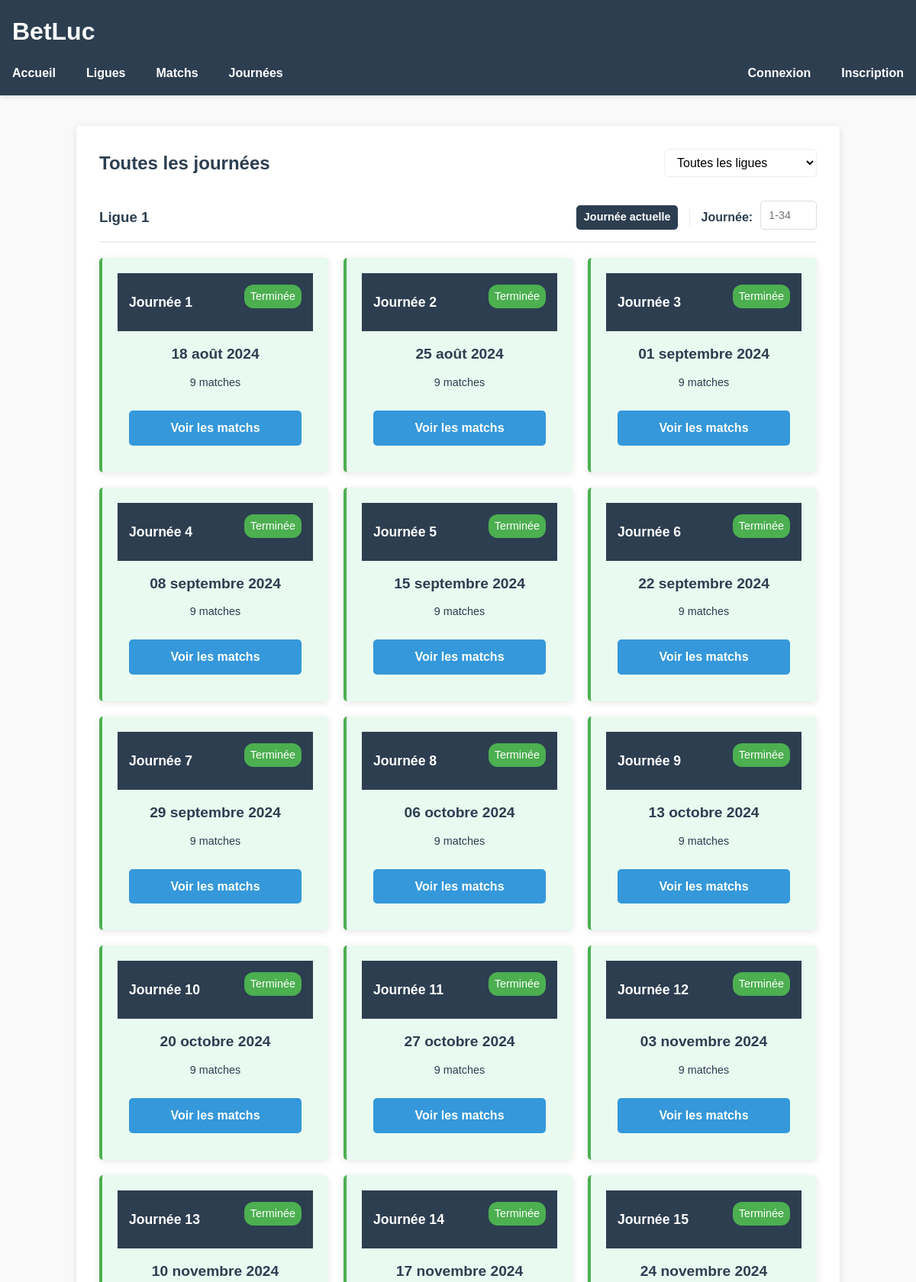
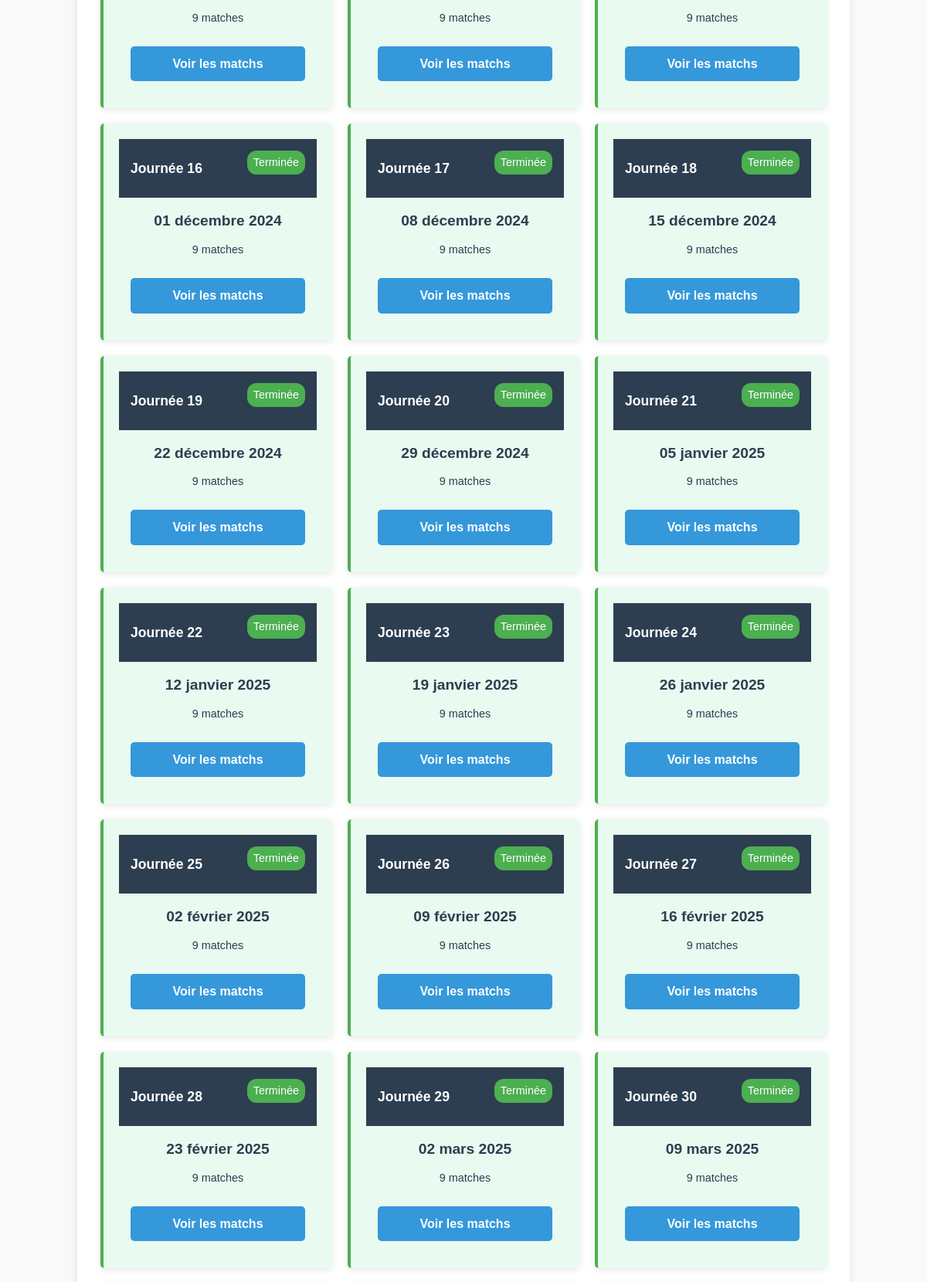
Page /matchdays/ (upper part) on the committed database (2 pictures, top to bottom).
### teams/models.py (models this page shows, shortened)
class League(models.Model):
    name = models.CharField(max_length=100, unique=True, verbose_name="Nom de la ligue")
    country = models.CharField(max_length=100, verbose_name="Pays")
    logo = models.ImageField(upload_to='leagues_logos/', blank=True, null=True, verbose_name="Logo")
    class Meta:
        verbose_name = "Ligue"
        verbose_name_plural = "Ligues"

class Matchday(models.Model):
    league = models.ForeignKey(League, on_delete=models.CASCADE, related_name='matchdays', verbose_name="Ligue")
    number = models.PositiveIntegerField(verbose_name="Numéro de journée")
    date = models.DateField(verbose_name="Date")
    is_completed = models.BooleanField(default=False, verbose_name="Journée terminée")
    class Meta:
        verbose_name = "Journée"
        verbose_name_plural = "Journées"
        ordering = ['league', 'number']
        unique_together = ['league', 'number']

### teams/views.py (the view)
# urls.py: path('matchdays/', views.matchdays_grid, name='matchdays_grid'),
def matchdays_grid(request):
    leagues = League.objects.all()
    leagues_data = []
    for league in leagues:
        matchdays = Matchday.objects.filter(
            league=league
        ).annotate(
            matches_count=Count('matches')
        ).order_by('number')
        max_matchday = matchdays.aggregate(max_number=Max('number'))['max_number'] or 0
        leagues_data.append({
            'league': league,
            'matchdays': matchdays,
            'max_matchday': max_matchday
        })
    return render(request, 'teams/matchdays_grid.html', {
        'leagues_data': leagues_data,
        'now': timezone.now()
    })

### templates/teams/matchdays_grid.html (shortened to what this page needs)
{% extends 'base.html' %}
{% block content %}
<div class="matchday-list-container">
    <div class="page-header">
        <h2>Toutes les journées</h2>
        <div class="league-selector">
            <select id="league-select" onchange="filterLeagues(this.value)">
                <option value="all">Toutes les ligues</option>
            </select>
        </div>
    </div>
    {% for league_data in leagues_data %}
    <div class="league-section" id="league-{{ league_data.league.id }}">
        <div class="league-header">
            <h3>{{ league_data.league.name }}</h3>
            <div class="search-container">
                <button class="btn btn-secondary current-matchday-btn" onclick="showCurrentMatchday('{{ league_data.league.id }}')">
                    Journée actuelle
                </button>
                <label for="search-{{ league_data.league.id }}">Journée:</label>
                <input type="number"
                       id="search-{{ league_data.league.id }}"
                       class="matchday-search"
                       min="1"
                       max="{{ league_data.max_matchday }}"
                       placeholder="1-{{ league_data.max_matchday }}"
                       oninput="filterMatchdays(this, '{{ league_data.league.id }}')">
            </div>
        </div>
        <div class="matchdays-grid" id="grid-{{ league_data.league.id }}">
            {% for matchday in league_data.matchdays %}
            <div class="matchday-card {% if matchday.is_completed %}completed{% elif matchday.date <= now %}in-progress{% else %}upcoming{% endif %}"
                 data-matchday="{{ matchday.number }}">
                <div class="matchday-header">
                    <span class="matchday-number">Journée {{ matchday.number }}</span>
                    <span class="status {% if matchday.is_completed %}completed{% elif matchday.date <= now %}pending{% endif %}">
                        {% if matchday.is_completed %}
                            Terminée
                        {% elif matchday.date <= now %}
                            En cours
                        {% else %}
                            À venir
                        {% endif %}
                    </span>
                </div>
                <div class="matchday-content">
                    <div class="matchday-date">
                        {{ matchday.date|date:"d F Y" }}
                    </div>
                    <div class="matchday-matches">
                        {{ matchday.matches_count }} match{{ matchday.matches_count|pluralize:"es" }}
                    </div>
                    <a href="{% url 'teams:matchday_detail' matchday.id %}" class="btn btn-primary">
                        Voir les matchs
                    </a>
                </div>
            </div>
            {% endfor %}
        </div>
    </div>
    {% endfor %}
</div>
{% endblock %}

### static/css/style.css (style rules this page uses)
:root { --primary-color: #3498db; --secondary-color: #2c3e50; --accent-color: #e74c3c; --light-color: #ecf0f1; --dark-color: #2c3e50; --success-color: #2ecc71; --warning-color: #f39c12; --error-color: #e74c3c; --grey-color: #95a5a6; --border-radius: 5px; --box-shadow: 0 2px 10px rgba(0, 0, 0, 0.1); }
* { margin: 0; padding: 0; box-sizing: border-box; }
body { font-family: 'Arial', sans-serif; line-height: 1.6; color: var(--dark-color); background-color: #f9f9f9; }
a { color: var(--primary-color); text-decoration: none; }
.btn { display: inline-block; padding: 10px 20px; border: none; border-radius: var(--border-radius); cursor: pointer; font-weight: bold; text-align: center; transition: background-color 0.3s, transform 0.3s; }
.btn-primary { background-color: var(--primary-color); color: white; }
.btn-secondary { background-color: var(--secondary-color); color: white; }
.match-list-container, .matchday-list-container, .matchday-detail-container, .match-detail-container, .user-bets-container { max-width: 1000px; margin: 0 auto; padding: 30px; background-color: white; border-radius: var(--border-radius); box-shadow: var(--box-shadow); }
.matchdays-grid { display: grid; grid-template-columns: repeat(auto-fill, minmax(200px, 1fr)); gap: 20px; margin-top: 30px; }
.matchday-card { background-color: var(--light-color); border-radius: var(--border-radius); padding: 20px; box-shadow: 0 2px 5px rgba(0,0,0,0.1); text-align: center; }
.matchday-card.completed { background-color: rgba(46, 204, 113, 0.1); }
.matchday-date { color: var(--grey-color); margin-bottom: 15px; }
.status { display: inline-block; padding: 5px 10px; border-radius: 20px; font-size: 0.8rem; margin-bottom: 15px; }
.status.completed { background-color: var(--success-color); color: white; }
input[type="number"] { width: 100%; padding: 10px; border: 1px solid #ddd; border-radius: var(--border-radius); margin-bottom: 5px; }

### templates/base.html (style rules this page uses)
:root { --primary-color: #3498db; --secondary-color: #2c3e50; --success-color: #4caf50; --danger-color: #f44336; --info-color: #2196f3; }

### templates/teams/matchdays_grid.html (style rules this page uses)
.league-section { margin-bottom: 40px; }
.league-section h3 { color: var(--secondary-color); margin-bottom: 20px; padding-bottom: 10px; border-bottom: 2px solid var(--light-color); }
.matchday-card { background-color: white; border-radius: var(--border-radius); box-shadow: var(--box-shadow); transition: transform 0.2s, box-shadow 0.2s; overflow: hidden; }
.matchday-header { padding: 15px; display: flex; justify-content: space-between; align-items: center; background-color: var(--secondary-color); color: white; }
.matchday-number { font-weight: bold; font-size: 1.1em; }
.matchday-content { padding: 15px; }
.matchday-date { font-size: 1.2em; font-weight: bold; margin-bottom: 10px; color: var(--secondary-color); }
.matchday-matches { color: var(--text-color); font-size: 0.9em; margin-bottom: 15px; }
.matchday-card .btn { width: 100%; margin-top: 10px; }
.matchday-card.completed { border-left: 4px solid var(--success-color); }
.status { font-size: 0.9em; padding: 4px 8px; border-radius: 12px; background-color: rgba(255,255,255,0.2); }
.status.completed { background-color: var(--success-color); }
.matchdays-grid { display: grid; grid-template-columns: repeat(3, 1fr); gap: 20px; margin-top: 20px; }
.league-header { display: flex; justify-content: space-between; align-items: center; margin-bottom: 20px; padding-bottom: 10px; border-bottom: 2px solid var(--light-color); }
.league-header h3 { color: var(--secondary-color); margin: 0; padding: 0; border: none; }
.search-container { display: flex; align-items: center; gap: 10px; }
.search-container label { color: var(--secondary-color); font-weight: bold; }
.matchday-search { width: 80px; padding: 5px 10px; border: 1px solid var(--light-color); border-radius: var(--border-radius); font-size: 0.9em; }
.current-matchday-btn { padding: 5px 10px; font-size: 0.9em; white-space: nowrap; background-color: var(--secondary-color); color: white; border: none; border-radius: var(--border-radius); cursor: pointer; transition: background-color 0.2s; display: inline-block; line-height: 1.5; height: 32px; box-sizing: border-box; }
.page-header { display: flex; justify-content: space-between; align-items: center; margin-bottom: 30px; }
.league-selector select { padding: 8px 12px; border: 1px solid var(--light-color); border-radius: var(--border-radius); font-size: 1em; background-color: white; cursor: pointer; min-width: 200px; }

### rows in the picture
League: league.name "Ligue 1", league.id "1-34"
Matchday: number "1", is_completed "Terminée", date "18 août 2024", matches_count "9"
Matchday: number "2", is_completed "Terminée", date "25 août 2024", matches_count "9"
Matchday: number "3", is_completed "Terminée", date "01 septembre 2024", matches_count "9"
Matchday: number "4", is_completed "Terminée", date "08 septembre 2024", matches_count "9"
Matchday: number "5", is_completed "Terminée", date "15 septembre 2024", matches_count "9"
Matchday: number "6", is_completed "Terminée", date "22 septembre 2024", matches_count "9"
Matchday: number "7", is_completed "Terminée", date "29 septembre 2024", matches_count "9"
Matchday: number "8", is_completed "Terminée", date "06 octobre 2024", matches_count "9"
Matchday: number "9", is_completed "Terminée", date "13 octobre 2024", matches_count "9"
Matchday: number "10", is_completed "Terminée", date "20 octobre 2024", matches_count "9"
Matchday: number "11", is_completed "Terminée", date "27 octobre 2024", matches_count "9"
Matchday: number "12", is_completed "Terminée", date "03 novembre 2024", matches_count "9"
Matchday: number "13", is_completed "Terminée", date "10 novembre 2024", matches_count "9"
Matchday: number "14", is_completed "Terminée", date "17 novembre 2024", matches_count "9"
Matchday: number "15", is_completed "Terminée", date "24 novembre 2024", matches_count "9"
Matchday: number "16", is_completed "Terminée", date "01 décembre 2024", matches_count "9"
Matchday: number "17", is_completed "Terminée", date "08 décembre 2024", matches_count "9"
Matchday: number "18", is_completed "Terminée", date "15 décembre 2024", matches_count "9"
Matchday: number "19", is_completed "Terminée", date "22 décembre 2024", matches_count "9"
Matchday: number "20", is_completed "Terminée", date "29 décembre 2024", matches_count "9"
Matchday: number "21", is_completed "Terminée", date "05 janvier 2025", matches_count "9"
Matchday: number "22", is_completed "Terminée", date "12 janvier 2025", matches_count "9"
Matchday: number "23", is_completed "Terminée", date "19 janvier 2025", matches_count "9"
Matchday: number "24", is_completed "Terminée", date "26 janvier 2025", matches_count "9"
Matchday: number "25", is_completed "Terminée", date "02 février 2025", matches_count "9"
Matchday: number "26", is_completed "Terminée", date "09 février 2025", matches_count "9"
Matchday: number "27", is_completed "Terminée", date "16 février 2025", matches_count "9"
Matchday: number "28", is_completed "Terminée", date "23 février 2025", matches_count "9"
Matchday: number "29", is_completed "Terminée", date "02 mars 2025", matches_count "9"
Matchday: number "30", is_completed "Terminée", date "09 mars 2025", matches_count "9"
